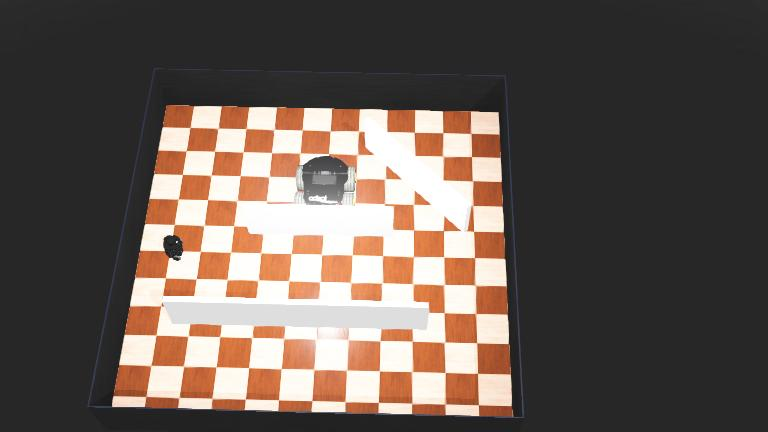
#> input picture worlds/.Moving object test.jpg, 768 x 432 px
$ python -i webot_blob_test.py   (imports and definitions only)
#> lines starting #> are read from the running program, lines starting #| are printed output that depends on the picture; after the words box and inside, x2 and y2 are one past the last pixel; in counts of white or black regions, pixels touching at a corner belong together
"""
webot_blob_test.py — Target Detection + Lucas-Kanade Tracking
==============================================================

4-Phase pipeline:
  Phase 1: HSV color filter to isolate the target robot (background erased)
  Phase 2: Gaussian blur + Sobel edge detection on the filtered image,
           contour extraction, area-based sanity checks
  Phase 3: Compute the geometric center (u, v) of the best contour as a landmark
  Phase 4: Feed (u, v) to Lucas-Kanade for frame-to-frame tracking;
           suspend detection until the track is lost or its lifespan expires
"""

import os, sys, cv2
import numpy as np
import subprocess
from dotenv import load_dotenv
# [1 line not run here, left out]

from image_processing.image_processing import (
    convolution, GAUSSIAN_KERNEL_3x3, GX, GY,
)
from OpticalFlow.optical_flow import rgb_to_grayscale, lucas_kanade_track

webots_home = os.getenv("WEBOTS_HOME")
# [2 lines not run here, left out]

# [1 line that did not run here, left out]
from controller import Robot  # type: ignore

# ---- Speed ----
MAX_SPEED = 6.28
FORWARD_SPEED = MAX_SPEED * 0.55
TURN_SPEED = MAX_SPEED * 0.35
DISPLAY_SCALE = 3

# ---- Phase 1: HSV color bounds for the Pioneer 3-AT (red body) ----
# Red wraps around 0 in OpenCV HSV (H: 0-180), so two ranges are needed.
# Tune these if your target robot is a different colour.
# High saturation (>150) and value (>80) reject the dull floor/wall tones.
HSV_LOWER_1 = np.array([0, 150, 80])
HSV_UPPER_1 = np.array([10, 255, 255])
HSV_LOWER_2 = np.array([170, 150, 80])
HSV_UPPER_2 = np.array([180, 255, 255])

# ---- Phase 2: Contour area limits ----
MIN_CONTOUR_AREA = 80          # smaller = image noise / floor speckle
MAX_CONTOUR_AREA_FRAC = 0.50   # larger than 50 % of screen = artifact
EDGE_THRESHOLD = 50            # Sobel magnitude threshold for binary edges

# ---- Phase 4: Lucas-Kanade tracking ----
TRACK_LIFESPAN = 60            # re-detect after this many frames
LK_WINDOW_RADIUS = 7           # half-size of the LK tracking window


# [7 lines left out: function get_image, not called in this run]


# ------------------------------------------------------------------
# Phase 1 — HSV Color Filter
# ------------------------------------------------------------------
def phase1_color_filter(rgb_image):
    """Convert to HSV and mask pixels matching the target robot's colour."""
    hsv = cv2.cvtColor(rgb_image, cv2.COLOR_RGB2HSV)
#> hsv: shape (432, 768, 3); mean H, S, V 13.9, 27.9, 102.6
    mask1 = cv2.inRange(hsv, HSV_LOWER_1, HSV_UPPER_1)
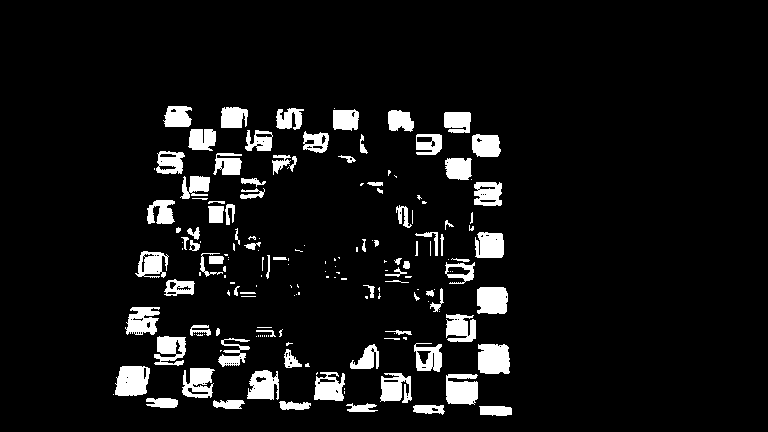
#> mask1: shape (432, 768); 7.3% white; 173 white regions (85 under 20 px), largest, box (x1, y1, x2, y2) and area: (478, 344, 510, 374) 886, (115, 366, 150, 396) 873, (446, 374, 478, 405) 839
    mask2 = cv2.inRange(hsv, HSV_LOWER_2, HSV_UPPER_2)
#> mask2: shape (432, 768); every value is 0
    return mask1 | mask2


# ------------------------------------------------------------------
# Phase 2 — Contour Extraction & Area Filter
# ------------------------------------------------------------------
# [201 lines left out: functions phase2_contour_extraction, phase3_landmark, run_robot, not called in this run]


# [2 lines not run here, left out]

>>> import cv2
>>> picture = cv2.cvtColor(cv2.imread('worlds/.Moving object test.jpg'), cv2.COLOR_BGR2RGB)
>>> result = phase1_color_filter(picture)

$ run again, on worlds/.SLAM_test.jpg
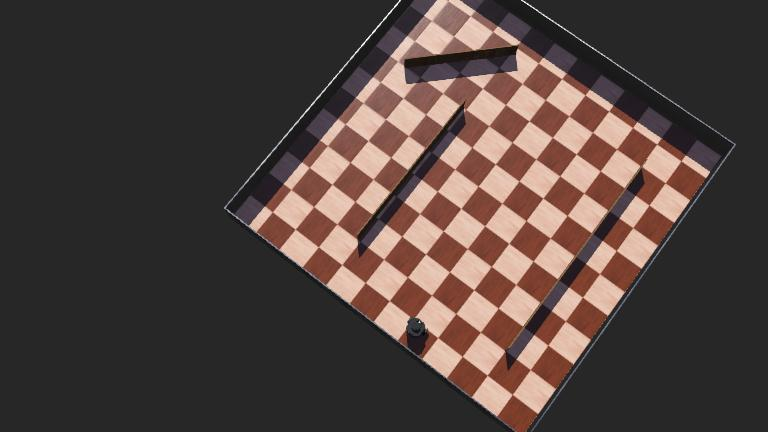
#> input picture worlds/.SLAM_test.jpg, 768 x 432 px
#> hsv: shape (432, 768, 3); mean H, S, V 13.2, 33.3, 80.8
#> in phase1_color_filter, `mask1 = cv2.inRange(hsv, HSV_LOWER_1, HSV_UPPER_1)`:
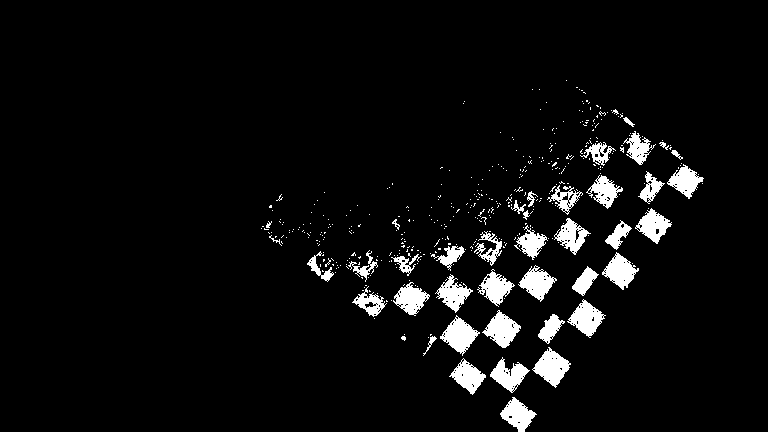
#> mask1: shape (432, 768); 5.2% white; 412 white regions (372 under 20 px), largest, box (x1, y1, x2, y2) and area: (532, 347, 571, 388) 818, (440, 315, 480, 356) 787, (482, 310, 521, 348) 770
#> mask2: shape (432, 768); every value is 0
